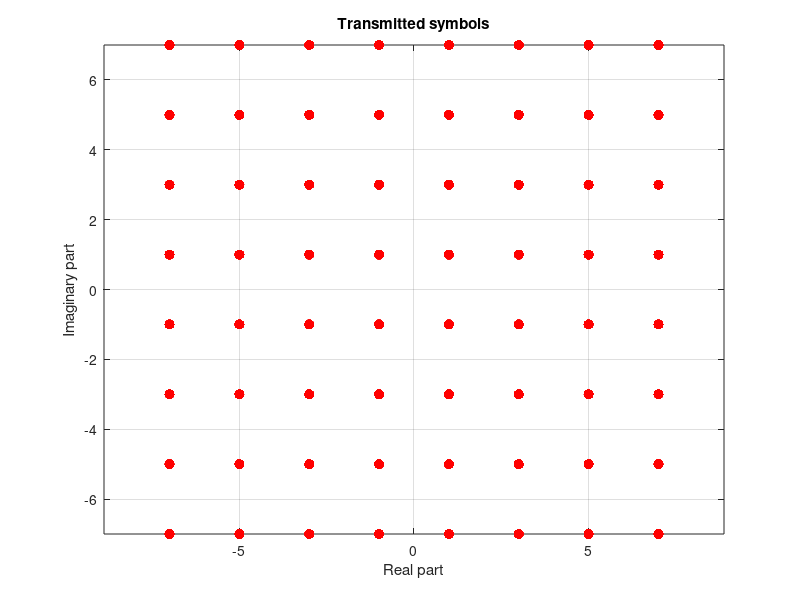

MATLAB code for this plot: (Note: this script raises an error after producing the figure.)
clear all
clc
%% 1.2
R = 10e6;
T = 1/R;
r = 4;

Fs = r/T;
Ts = 1/Fs;

%% 2.1

N_symbols = 10000;
M = 64; % Modulation order

qam_axis =-sqrt(M)+1:2:sqrt(M)-1;
alphabet = bsxfun(@plus,qam_axis',1j*qam_axis);
symbol_ind=randi(length(alphabet),1,N_symbols);

% Generation of the complex constellation:
alphabet = bsxfun(@plus,qam_axis',1j*qam_axis); % see help bsxfun
% This is equivalent to (alternative way to do the same thing)
% alphabet = repmat(qam_axis', 1, sqrt(M)) + repmat(1j*qam_axis, sqrt(M), 1);
alphabet = alphabet(:).'; % Finally represent alphabet symbols as a row vector

% Then draw a random vector of numbers between 1...M
symbol_ind = randi(length(alphabet),1,N_symbols);

% Then "index" the alphabet vector using the above sequence to effectively
% draw random symbols from the constellation
symbols = alphabet(symbol_ind); % Random symbol sequence to be transmitted

% Plot the symbols
figure(1)
plot(symbols,'ro', 'MarkerFaceColor','r')
axis equal
xlabel('Real part')
ylabel('Imaginary part')
title('Transmitted symbols')
grid on

%% 2.2 2.2 Transmitter pulse shaping filtering

N_symbols_per_pulse = 40; % Duration of TX pulse-shape filter in symbols
alpha = 0.20; % Roll-off factor (excess bandwidth)

gt = rcosdesign(alpha,N_symbols_per_pulse,r,'sqrt');

% Plot the pulse shape of the transmit/receive filter
figure(2)
plot(-N_symbols_per_pulse*r/2*Ts:Ts:N_symbols_per_pulse*r/2*Ts,gt,'b')
xlabel('Time [s]')
ylabel('Value')
title('Transmit RRC filter (pulse shape)')
grid on

% Zero vector initilized for up-sampled symbol sequence
symbols_upsampled = zeros(size(1:r*N_symbols));
% Symbol insertion
symbols_upsampled(1:r:r*N_symbols) = symbols;
% Now the up-sampled sequence looks like {a1 0 0... a2 0 0... a3 0 0...}

% Alternatively, the upsampling by a factor of r can be carried out using
% the ready "upsample" function as follows:
% symbols_upsampled = upsample(symbols, r);
xt = filter(gt,1,symbols_upsampled); % Transmit pulse-shape filtering
xt = xt(1+(length(gt)-1)/2:end); % Correct for the filter delay/transient


NFFT = 16384; % FFT size for spectrum analysis, here 2^14
f = -Fs/2:1/(NFFT*Ts):Fs/2-1/(NFFT*Ts); % Frequency vector

% Calculating and plotting the spectrum, in absolute scale and in dB
figure(3)
subplot(2,1,1);
plot(f/1e6, fftshift(abs(fft(xt, NFFT)))); grid on;
xlabel('Frequency [MHz]')
ylabel('Relative amplitude')
title('TX signal amplitude spectrum')
subplot(2,1,2);
plot(f/1e6, fftshift(20*log10(abs(fft(xt, NFFT))))); grid on;
xlabel('Frequency [MHz]')
ylabel('Relative amplitude [dB]')
title('TX signal amplitude spectrum')

%% 3. Noisy Multipath Channel Model
b1 = 1; % means no multipath at all
b2 = [0.9-0.15j 0 -0.2-0.44j 0 0.1+0.36j]; % some multipath components already
b3 = [0.8+0.2j 0 0 0 -0.3+0.68j 0 0 0 0 0.4-0.6j]/1.5; % more harsh multipaths
% These examples are "from the hat" but b2 and b3 anyway reflect scenarios where
% there are two additional paths on top of the most direct path. (But exact
% multipath weights are from the hat)

b = b2;
yt = filter(b,1,xt); % Applying the multipath channel model to the signal

figure(4)
subplot(2,2,1);
plot(f/1e6, fftshift(abs(fft(xt, NFFT)))); grid on;
xlabel('Frequency [MHz]')
ylabel('Relative amplitude')
title('TX signal amplitude spectrum')
subplot(2,2,3);
plot(f/1e6, fftshift(20*log10(abs(fft(xt, NFFT))))); grid on;
xlabel('Frequency [MHz]')
ylabel('Relative amplitude [dB]')
title('TX signal amplitude spectrum ')
subplot(2,2,2);
plot(f/1e6, fftshift(abs(fft(yt, NFFT)))); grid on;

xlabel('Frequency [MHz]')
ylabel('Relative amplitude')
title('RX signal amplitude spectrum, with multipath')
subplot(2,2,4);
plot(f/1e6, fftshift(20*log10(abs(fft(yt, NFFT))))); grid on;
xlabel('Frequency [MHz]')
ylabel('Relative amplitude [dB]')
title('RX signal amplitude spectrum, with multipath')
%%
SNRdB = 35; % Experimented signal-to-noise ratio [dB]


% Complex white Gaussian noise sequence, first of unit power/variance
n = (1/sqrt(2))*(randn(size(yt)) + 1j*randn(size(yt)));
P_y = var(yt); % Signal power
P_n = var(n); % Noise power
% Defining noise scaling factor based on the SNR level:
noise_scaling_factor = sqrt(P_y/P_n./10.^(SNRdB./10)*(r/(1+alpha)));
% perhaps a little cryptic where the exact expression of the scaling factor
% comes from --can you see it ? Keep in mind that noise has wider bandwidth
% than the useful signal, this is where the final r/(1+alpha) factor comes

rt = yt + noise_scaling_factor*n;

figure(5)
subplot(2,2,1);
plot(f/1e6, fftshift(abs(fft(xt, NFFT)))); grid on;
xlabel('Frequency [MHz]')
ylabel('Relative amplitude')
title('TX signal amplitude spectrum')
subplot(2,2,3);
plot(f/1e6, fftshift(20*log10(abs(fft(xt, NFFT))))); grid on;
xlabel('Frequency [MHz]')
ylabel('Relative amplitude [dB]')

title('TX signal amplitude spectrum')
subplot(2,2,2);
plot(f/1e6, fftshift(abs(fft(rt, NFFT)))); grid on;
xlabel('Frequency [MHz]')
ylabel('Relative amplitude')
title('RX signal amplitude spectrum, with multipath+noise')
subplot(2,2,4);
plot(f/1e6, fftshift(20*log10(abs(fft(rt, NFFT))))); grid on;
xlabel('Frequency [MHz]')
ylabel('Relative amplitude [dB]')
title('RX signal amplitude spectrum, with multipath+noise')

%% TASK 2
figure(99)
subplot(211)
plot(f/1e6, fftshift(abs(fft(b, NFFT)))); grid on;
subplot(212)
plot(f/1e6, fftshift(20*log10(abs(fft(b, NFFT))))); grid on;

%% 2.1
% Creating the receive filter f(t) (it is here the same as in the transmitter)
ft = gt;

% Then filtering the received noisy signal with the chosen RX filter

qt = filter(ft,1,rt); % Receiver filtering
qt = qt(1+(length(ft)-1)/2:end); % Discard filter delay/transient
%%
figure(6)
subplot(2,2,1);
plot(f/1e6, fftshift(abs(fft(rt, NFFT)))); grid on;
xlabel('Frequency [MHz]')
ylabel('Relative amplitude')
title('RX signal amplitude spectrum, before filtering')
subplot(2,2,3);
plot(f/1e6, fftshift(20*log10(abs(fft(rt, NFFT))))); grid on;
xlabel('Frequency [MHz]')
ylabel('Relative amplitude [dB]')
title(' RX signal amplitude spectrum, before filtering ')
subplot(2,2,2);
plot(f/1e6, fftshift(abs(fft(qt, NFFT)))); grid on;
xlabel('Frequency [MHz]')
ylabel('Relative amplitude')
title(' RX signal amplitude spectrum, after filtering ')
subplot(2,2,4);
plot(f/1e6, fftshift(20*log10(abs(fft(qt, NFFT))))); grid on;
xlabel('Frequency [MHz]')
ylabel('Relative amplitude [dB]')
title(' RX signal amplitude spectrum, after filtering ')
%%
% Sampling the filtered RX signal at symbol rate. Remember that we used
% oversampling in the TX, by a factor of r, so this is now just picking every
% r-th sample
qk = qt(1:r:end);
figure(7)
plot(qk,'b*'); hold on; grid on;
plot(alphabet,'ro', 'MarkerFaceColor','r'); hold off
legend('Received samples', 'Original symbols')
xlabel('Real Part')
ylabel('Imaginary Part')
title('Received symbol-rate samples (RX constellation)')
axis equal

% With noise and multipath on, this looks messy ...
%% 4.2
Beta = 5000; % Noise bandwidth in Hz
% Generate phase noise model, i.e. complex exponential with random phase jitter
pt = phasenoise(numel(xt), Fs, Beta);

% Omit AWGN noise and multipath and add phase noise:
% The effect on the used waveform is modeled by multiplying the ideal
% waveform samples with generated phase noise
rt = xt.*pt; %

qt = filter(ft, 1, rt); % Receiver filtering
qt = qt(1+(length(ft)-1)/2:end); % Discard filter delay/transient
qk = qt(1:r:end); % Sample at symbol rate

% Plot the constellation for 1024 symbols
figure(8)
plot(qk(1:1024), 'b*'); hold on; grid on;
plot(alphabet,'ro', 'MarkerFaceColor','r'); hold off
legend('Received samples', 'Original symbols')
xlabel('Real part')
ylabel('Imaginary part')
title('Received symbol-rate samples (RX constellation)')
